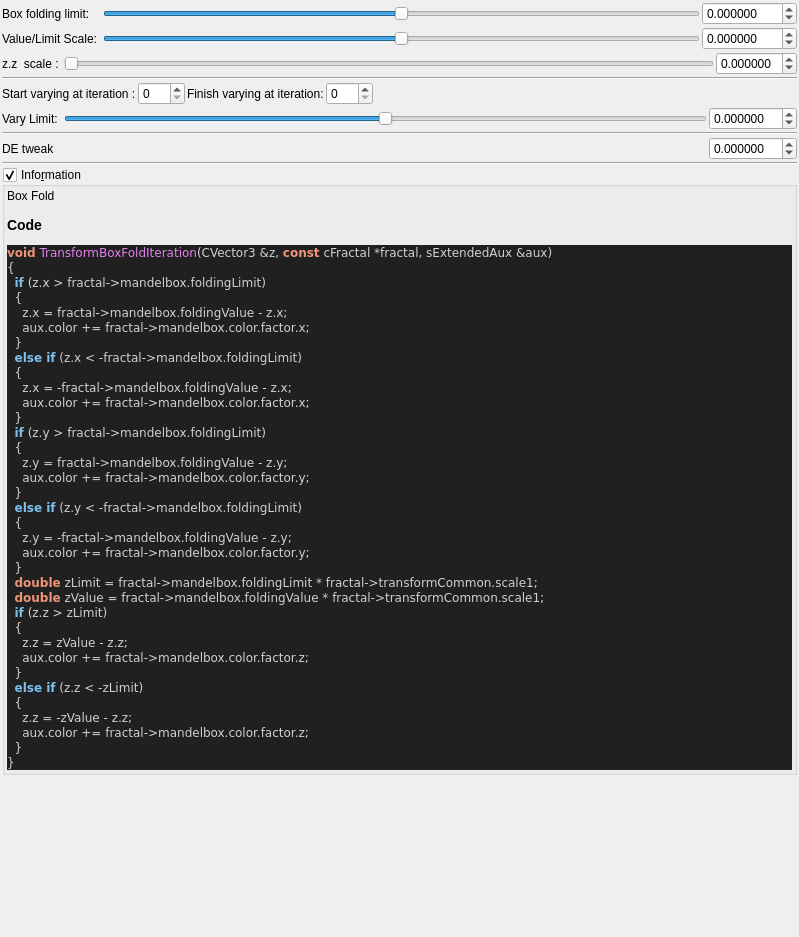
<?xml version="1.0" encoding="UTF-8"?>
<ui version="4.0">
 <class>Form</class>
 <widget class="QWidget" name="Form">
  <property name="geometry">
   <rect>
    <x>0</x>
    <y>0</y>
    <width>799</width>
    <height>937</height>
   </rect>
  </property>
  <property name="windowTitle">
   <string>Form</string>
  </property>
  <layout class="QVBoxLayout" name="verticalLayout">
   <property name="spacing">
    <number>2</number>
   </property>
   <property name="leftMargin">
    <number>2</number>
   </property>
   <property name="topMargin">
    <number>2</number>
   </property>
   <property name="rightMargin">
    <number>2</number>
   </property>
   <property name="bottomMargin">
    <number>2</number>
   </property>
   <item>
    <layout class="QGridLayout" name="gridLayout_12">
     <property name="spacing">
      <number>2</number>
     </property>
     <item row="0" column="0">
      <widget class="QLabel" name="label_47">
       <property name="text">
        <string>Box folding limit:</string>
       </property>
      </widget>
     </item>
     <item row="0" column="1">
      <widget class="QSlider" name="slider_mandelbox_folding_limit">
       <property name="sizePolicy">
        <sizepolicy hsizetype="Expanding" vsizetype="Maximum">
         <horstretch>0</horstretch>
         <verstretch>0</verstretch>
        </sizepolicy>
       </property>
       <property name="minimum">
        <number>-10000000</number>
       </property>
       <property name="maximum">
        <number>10000000</number>
       </property>
       <property name="singleStep">
        <number>1</number>
       </property>
       <property name="orientation">
        <enum>Qt::Horizontal</enum>
       </property>
      </widget>
     </item>
     <item row="2" column="0" colspan="3">
      <layout class="QGridLayout" name="gridLayout_16">
       <item row="1" column="2">
        <widget class="MyDoubleSpinBox" name="spinbox_transf_scale_1">
         <property name="sizePolicy">
          <sizepolicy hsizetype="Minimum" vsizetype="Maximum">
           <horstretch>0</horstretch>
           <verstretch>0</verstretch>
          </sizepolicy>
         </property>
         <property name="prefix">
          <string/>
         </property>
         <property name="suffix">
          <string/>
         </property>
         <property name="decimals">
          <number>6</number>
         </property>
         <property name="minimum">
          <double>-9.990000000000000</double>
         </property>
         <property name="maximum">
          <double>9.990000000000000</double>
         </property>
         <property name="singleStep">
          <double>0.100000000000000</double>
         </property>
        </widget>
       </item>
       <item row="1" column="1">
        <widget class="QSlider" name="slider_transf_scale_1">
         <property name="sizePolicy">
          <sizepolicy hsizetype="Expanding" vsizetype="Maximum">
           <horstretch>0</horstretch>
           <verstretch>0</verstretch>
          </sizepolicy>
         </property>
         <property name="minimum">
          <number>0</number>
         </property>
         <property name="maximum">
          <number>2000000</number>
         </property>
         <property name="singleStep">
          <number>1</number>
         </property>
         <property name="orientation">
          <enum>Qt::Horizontal</enum>
         </property>
        </widget>
       </item>
       <item row="1" column="0">
        <widget class="QLabel" name="label_172">
         <property name="text">
          <string>z.z  scale : </string>
         </property>
        </widget>
       </item>
      </layout>
     </item>
     <item row="0" column="2">
      <widget class="MyDoubleSpinBox" name="spinbox_mandelbox_folding_limit">
       <property name="sizePolicy">
        <sizepolicy hsizetype="Minimum" vsizetype="Maximum">
         <horstretch>0</horstretch>
         <verstretch>0</verstretch>
        </sizepolicy>
       </property>
       <property name="prefix">
        <string/>
       </property>
       <property name="suffix">
        <string/>
       </property>
       <property name="decimals">
        <number>6</number>
       </property>
       <property name="minimum">
        <double>-100.000000000000000</double>
       </property>
       <property name="maximum">
        <double>100.000000000000000</double>
       </property>
       <property name="singleStep">
        <double>0.100000000000000</double>
       </property>
      </widget>
     </item>
     <item row="1" column="0">
      <widget class="QLabel" name="label_48">
       <property name="text">
        <string>Value/Limit Scale: </string>
       </property>
      </widget>
     </item>
     <item row="1" column="2">
      <widget class="MyDoubleSpinBox" name="spinbox_transf_scale_2">
       <property name="sizePolicy">
        <sizepolicy hsizetype="Minimum" vsizetype="Maximum">
         <horstretch>0</horstretch>
         <verstretch>0</verstretch>
        </sizepolicy>
       </property>
       <property name="prefix">
        <string/>
       </property>
       <property name="suffix">
        <string/>
       </property>
       <property name="decimals">
        <number>6</number>
       </property>
       <property name="minimum">
        <double>-99.989999999999995</double>
       </property>
       <property name="maximum">
        <double>99.989999999999995</double>
       </property>
       <property name="singleStep">
        <double>0.100000000000000</double>
       </property>
      </widget>
     </item>
     <item row="1" column="1">
      <widget class="QSlider" name="slider_transf_scale_2">
       <property name="sizePolicy">
        <sizepolicy hsizetype="Expanding" vsizetype="Maximum">
         <horstretch>0</horstretch>
         <verstretch>0</verstretch>
        </sizepolicy>
       </property>
       <property name="minimum">
        <number>-5000000</number>
       </property>
       <property name="maximum">
        <number>5000000</number>
       </property>
       <property name="singleStep">
        <number>1</number>
       </property>
       <property name="orientation">
        <enum>Qt::Horizontal</enum>
       </property>
      </widget>
     </item>
    </layout>
   </item>
   <item>
    <widget class="Line" name="line_40">
     <property name="orientation">
      <enum>Qt::Horizontal</enum>
     </property>
    </widget>
   </item>
   <item>
    <layout class="QGridLayout" name="gridLayout_44">
     <property name="spacing">
      <number>2</number>
     </property>
     <item row="3" column="2">
      <widget class="MyDoubleSpinBox" name="spinbox_analyticDE_scale_1">
       <property name="sizePolicy">
        <sizepolicy hsizetype="Minimum" vsizetype="Maximum">
         <horstretch>0</horstretch>
         <verstretch>0</verstretch>
        </sizepolicy>
       </property>
       <property name="prefix">
        <string/>
       </property>
       <property name="suffix">
        <string/>
       </property>
       <property name="decimals">
        <number>6</number>
       </property>
       <property name="minimum">
        <double>-99.989999999999995</double>
       </property>
       <property name="maximum">
        <double>99.989999999999995</double>
       </property>
       <property name="singleStep">
        <double>0.100000000000000</double>
       </property>
      </widget>
     </item>
     <item row="3" column="0">
      <widget class="QLabel" name="label_173">
       <property name="text">
        <string>DE tweak</string>
       </property>
      </widget>
     </item>
     <item row="1" column="0">
      <widget class="QLabel" name="label_177">
       <property name="text">
        <string>Vary Limit: </string>
       </property>
      </widget>
     </item>
     <item row="1" column="2">
      <widget class="MyDoubleSpinBox" name="spinbox_transf_offset">
       <property name="sizePolicy">
        <sizepolicy hsizetype="Minimum" vsizetype="Maximum">
         <horstretch>0</horstretch>
         <verstretch>0</verstretch>
        </sizepolicy>
       </property>
       <property name="prefix">
        <string/>
       </property>
       <property name="suffix">
        <string/>
       </property>
       <property name="decimals">
        <number>6</number>
       </property>
       <property name="minimum">
        <double>-99.989999999999995</double>
       </property>
       <property name="maximum">
        <double>99.989999999999995</double>
       </property>
       <property name="singleStep">
        <double>0.100000000000000</double>
       </property>
      </widget>
     </item>
     <item row="0" column="0" colspan="3">
      <layout class="QGridLayout" name="gridLayout_45">
       <item row="0" column="3">
        <widget class="MySpinBox" name="spinboxInt_transf_stop_iterations">
         <property name="sizePolicy">
          <sizepolicy hsizetype="Minimum" vsizetype="Maximum">
           <horstretch>0</horstretch>
           <verstretch>0</verstretch>
          </sizepolicy>
         </property>
         <property name="maximum">
          <number>250</number>
         </property>
        </widget>
       </item>
       <item row="0" column="4">
        <spacer name="horizontalSpacer_24">
         <property name="orientation">
          <enum>Qt::Horizontal</enum>
         </property>
         <property name="sizeHint" stdset="0">
          <size>
           <width>40</width>
           <height>20</height>
          </size>
         </property>
        </spacer>
       </item>
       <item row="0" column="1">
        <widget class="MySpinBox" name="spinboxInt_transf_start_iterations_250">
         <property name="sizePolicy">
          <sizepolicy hsizetype="Minimum" vsizetype="Maximum">
           <horstretch>0</horstretch>
           <verstretch>0</verstretch>
          </sizepolicy>
         </property>
         <property name="maximum">
          <number>250</number>
         </property>
        </widget>
       </item>
       <item row="0" column="2">
        <widget class="QLabel" name="label_169">
         <property name="text">
          <string>Finish varying at iteration:</string>
         </property>
        </widget>
       </item>
       <item row="0" column="0">
        <widget class="QLabel" name="label_171">
         <property name="text">
          <string>Start varying at iteration :</string>
         </property>
        </widget>
       </item>
      </layout>
     </item>
     <item row="1" column="1">
      <widget class="QSlider" name="slider_transf_offset">
       <property name="sizePolicy">
        <sizepolicy hsizetype="Expanding" vsizetype="Maximum">
         <horstretch>0</horstretch>
         <verstretch>0</verstretch>
        </sizepolicy>
       </property>
       <property name="minimum">
        <number>-5000000</number>
       </property>
       <property name="maximum">
        <number>5000000</number>
       </property>
       <property name="singleStep">
        <number>1</number>
       </property>
       <property name="orientation">
        <enum>Qt::Horizontal</enum>
       </property>
      </widget>
     </item>
     <item row="2" column="0" colspan="3">
      <widget class="Line" name="line_2">
       <property name="orientation">
        <enum>Qt::Horizontal</enum>
       </property>
      </widget>
     </item>
    </layout>
   </item>
   <item>
    <widget class="Line" name="line">
     <property name="orientation">
      <enum>Qt::Horizontal</enum>
     </property>
    </widget>
   </item>
   <item>
    <widget class="MyGroupBox" name="groupCheck_info">
     <property name="title">
      <string>Info&amp;rmation</string>
     </property>
     <property name="flat">
      <bool>false</bool>
     </property>
     <property name="checkable">
      <bool>true</bool>
     </property>
     <layout class="QVBoxLayout" name="verticalLayout_2">
      <property name="spacing">
       <number>2</number>
      </property>
      <property name="leftMargin">
       <number>2</number>
      </property>
      <property name="topMargin">
       <number>2</number>
      </property>
      <property name="rightMargin">
       <number>2</number>
      </property>
      <property name="bottomMargin">
       <number>2</number>
      </property>
      <item>
       <widget class="QLabel" name="label_code_content">
        <property name="text">
         <string>&lt;p&gt;Box Fold&lt;/p&gt;&lt;table&gt;
&lt;/table&gt;
&lt;h3&gt;Code&lt;/h3&gt;
&lt;body style=&quot;background-color:#202020&quot;&gt;
&lt;pre style=&quot;color:#d0d0d0; background-color:#202020;  font-family:'Courier New',monospace;&quot;&gt;&lt;span style=&quot;color:#f09479; font-weight:bold&quot;&gt;void&lt;/span&gt; &lt;span style=&quot;color:#e47eed&quot;&gt;TransformBoxFoldIteration&lt;/span&gt;&lt;span style=&quot;color:#d0d0d0&quot;&gt;(&lt;/span&gt;CVector3 &lt;span style=&quot;color:#d0d0d0&quot;&gt;&amp;amp;&lt;/span&gt;z&lt;span style=&quot;color:#d0d0d0&quot;&gt;,&lt;/span&gt; &lt;span style=&quot;color:#f09479; font-weight:bold&quot;&gt;const&lt;/span&gt; cFractal &lt;span style=&quot;color:#d0d0d0&quot;&gt;*&lt;/span&gt;fractal&lt;span style=&quot;color:#d0d0d0&quot;&gt;,&lt;/span&gt; sExtendedAux &lt;span style=&quot;color:#d0d0d0&quot;&gt;&amp;amp;&lt;/span&gt;aux&lt;span style=&quot;color:#d0d0d0&quot;&gt;)&lt;/span&gt;
&lt;span style=&quot;color:#d0d0d0&quot;&gt;{&lt;/span&gt;
  &lt;span style=&quot;color:#7ec0ee; font-weight:bold&quot;&gt;if&lt;/span&gt; &lt;span style=&quot;color:#d0d0d0&quot;&gt;(&lt;/span&gt;z&lt;span style=&quot;color:#d0d0d0&quot;&gt;.&lt;/span&gt;x &lt;span style=&quot;color:#d0d0d0&quot;&gt;&amp;gt;&lt;/span&gt; fractal&lt;span style=&quot;color:#d0d0d0&quot;&gt;-&amp;gt;&lt;/span&gt;mandelbox&lt;span style=&quot;color:#d0d0d0&quot;&gt;.&lt;/span&gt;foldingLimit&lt;span style=&quot;color:#d0d0d0&quot;&gt;)&lt;/span&gt;
  &lt;span style=&quot;color:#d0d0d0&quot;&gt;{&lt;/span&gt;
    z&lt;span style=&quot;color:#d0d0d0&quot;&gt;.&lt;/span&gt;x &lt;span style=&quot;color:#d0d0d0&quot;&gt;=&lt;/span&gt; fractal&lt;span style=&quot;color:#d0d0d0&quot;&gt;-&amp;gt;&lt;/span&gt;mandelbox&lt;span style=&quot;color:#d0d0d0&quot;&gt;.&lt;/span&gt;foldingValue &lt;span style=&quot;color:#d0d0d0&quot;&gt;-&lt;/span&gt; z&lt;span style=&quot;color:#d0d0d0&quot;&gt;.&lt;/span&gt;x&lt;span style=&quot;color:#d0d0d0&quot;&gt;;&lt;/span&gt;
    aux&lt;span style=&quot;color:#d0d0d0&quot;&gt;.&lt;/span&gt;color &lt;span style=&quot;color:#d0d0d0&quot;&gt;+=&lt;/span&gt; fractal&lt;span style=&quot;color:#d0d0d0&quot;&gt;-&amp;gt;&lt;/span&gt;mandelbox&lt;span style=&quot;color:#d0d0d0&quot;&gt;.&lt;/span&gt;color&lt;span style=&quot;color:#d0d0d0&quot;&gt;.&lt;/span&gt;factor&lt;span style=&quot;color:#d0d0d0&quot;&gt;.&lt;/span&gt;x&lt;span style=&quot;color:#d0d0d0&quot;&gt;;&lt;/span&gt;
  &lt;span style=&quot;color:#d0d0d0&quot;&gt;}&lt;/span&gt;
  &lt;span style=&quot;color:#7ec0ee; font-weight:bold&quot;&gt;else if&lt;/span&gt; &lt;span style=&quot;color:#d0d0d0&quot;&gt;(&lt;/span&gt;z&lt;span style=&quot;color:#d0d0d0&quot;&gt;.&lt;/span&gt;x &lt;span style=&quot;color:#d0d0d0&quot;&gt;&amp;lt; -&lt;/span&gt;fractal&lt;span style=&quot;color:#d0d0d0&quot;&gt;-&amp;gt;&lt;/span&gt;mandelbox&lt;span style=&quot;color:#d0d0d0&quot;&gt;.&lt;/span&gt;foldingLimit&lt;span style=&quot;color:#d0d0d0&quot;&gt;)&lt;/span&gt;
  &lt;span style=&quot;color:#d0d0d0&quot;&gt;{&lt;/span&gt;
    z&lt;span style=&quot;color:#d0d0d0&quot;&gt;.&lt;/span&gt;x &lt;span style=&quot;color:#d0d0d0&quot;&gt;= -&lt;/span&gt;fractal&lt;span style=&quot;color:#d0d0d0&quot;&gt;-&amp;gt;&lt;/span&gt;mandelbox&lt;span style=&quot;color:#d0d0d0&quot;&gt;.&lt;/span&gt;foldingValue &lt;span style=&quot;color:#d0d0d0&quot;&gt;-&lt;/span&gt; z&lt;span style=&quot;color:#d0d0d0&quot;&gt;.&lt;/span&gt;x&lt;span style=&quot;color:#d0d0d0&quot;&gt;;&lt;/span&gt;
    aux&lt;span style=&quot;color:#d0d0d0&quot;&gt;.&lt;/span&gt;color &lt;span style=&quot;color:#d0d0d0&quot;&gt;+=&lt;/span&gt; fractal&lt;span style=&quot;color:#d0d0d0&quot;&gt;-&amp;gt;&lt;/span&gt;mandelbox&lt;span style=&quot;color:#d0d0d0&quot;&gt;.&lt;/span&gt;color&lt;span style=&quot;color:#d0d0d0&quot;&gt;.&lt;/span&gt;factor&lt;span style=&quot;color:#d0d0d0&quot;&gt;.&lt;/span&gt;x&lt;span style=&quot;color:#d0d0d0&quot;&gt;;&lt;/span&gt;
  &lt;span style=&quot;color:#d0d0d0&quot;&gt;}&lt;/span&gt;
  &lt;span style=&quot;color:#7ec0ee; font-weight:bold&quot;&gt;if&lt;/span&gt; &lt;span style=&quot;color:#d0d0d0&quot;&gt;(&lt;/span&gt;z&lt;span style=&quot;color:#d0d0d0&quot;&gt;.&lt;/span&gt;y &lt;span style=&quot;color:#d0d0d0&quot;&gt;&amp;gt;&lt;/span&gt; fractal&lt;span style=&quot;color:#d0d0d0&quot;&gt;-&amp;gt;&lt;/span&gt;mandelbox&lt;span style=&quot;color:#d0d0d0&quot;&gt;.&lt;/span&gt;foldingLimit&lt;span style=&quot;color:#d0d0d0&quot;&gt;)&lt;/span&gt;
  &lt;span style=&quot;color:#d0d0d0&quot;&gt;{&lt;/span&gt;
    z&lt;span style=&quot;color:#d0d0d0&quot;&gt;.&lt;/span&gt;y &lt;span style=&quot;color:#d0d0d0&quot;&gt;=&lt;/span&gt; fractal&lt;span style=&quot;color:#d0d0d0&quot;&gt;-&amp;gt;&lt;/span&gt;mandelbox&lt;span style=&quot;color:#d0d0d0&quot;&gt;.&lt;/span&gt;foldingValue &lt;span style=&quot;color:#d0d0d0&quot;&gt;-&lt;/span&gt; z&lt;span style=&quot;color:#d0d0d0&quot;&gt;.&lt;/span&gt;y&lt;span style=&quot;color:#d0d0d0&quot;&gt;;&lt;/span&gt;
    aux&lt;span style=&quot;color:#d0d0d0&quot;&gt;.&lt;/span&gt;color &lt;span style=&quot;color:#d0d0d0&quot;&gt;+=&lt;/span&gt; fractal&lt;span style=&quot;color:#d0d0d0&quot;&gt;-&amp;gt;&lt;/span&gt;mandelbox&lt;span style=&quot;color:#d0d0d0&quot;&gt;.&lt;/span&gt;color&lt;span style=&quot;color:#d0d0d0&quot;&gt;.&lt;/span&gt;factor&lt;span style=&quot;color:#d0d0d0&quot;&gt;.&lt;/span&gt;y&lt;span style=&quot;color:#d0d0d0&quot;&gt;;&lt;/span&gt;
  &lt;span style=&quot;color:#d0d0d0&quot;&gt;}&lt;/span&gt;
  &lt;span style=&quot;color:#7ec0ee; font-weight:bold&quot;&gt;else if&lt;/span&gt; &lt;span style=&quot;color:#d0d0d0&quot;&gt;(&lt;/span&gt;z&lt;span style=&quot;color:#d0d0d0&quot;&gt;.&lt;/span&gt;y &lt;span style=&quot;color:#d0d0d0&quot;&gt;&amp;lt; -&lt;/span&gt;fractal&lt;span style=&quot;color:#d0d0d0&quot;&gt;-&amp;gt;&lt;/span&gt;mandelbox&lt;span style=&quot;color:#d0d0d0&quot;&gt;.&lt;/span&gt;foldingLimit&lt;span style=&quot;color:#d0d0d0&quot;&gt;)&lt;/span&gt;
  &lt;span style=&quot;color:#d0d0d0&quot;&gt;{&lt;/span&gt;
    z&lt;span style=&quot;color:#d0d0d0&quot;&gt;.&lt;/span&gt;y &lt;span style=&quot;color:#d0d0d0&quot;&gt;= -&lt;/span&gt;fractal&lt;span style=&quot;color:#d0d0d0&quot;&gt;-&amp;gt;&lt;/span&gt;mandelbox&lt;span style=&quot;color:#d0d0d0&quot;&gt;.&lt;/span&gt;foldingValue &lt;span style=&quot;color:#d0d0d0&quot;&gt;-&lt;/span&gt; z&lt;span style=&quot;color:#d0d0d0&quot;&gt;.&lt;/span&gt;y&lt;span style=&quot;color:#d0d0d0&quot;&gt;;&lt;/span&gt;
    aux&lt;span style=&quot;color:#d0d0d0&quot;&gt;.&lt;/span&gt;color &lt;span style=&quot;color:#d0d0d0&quot;&gt;+=&lt;/span&gt; fractal&lt;span style=&quot;color:#d0d0d0&quot;&gt;-&amp;gt;&lt;/span&gt;mandelbox&lt;span style=&quot;color:#d0d0d0&quot;&gt;.&lt;/span&gt;color&lt;span style=&quot;color:#d0d0d0&quot;&gt;.&lt;/span&gt;factor&lt;span style=&quot;color:#d0d0d0&quot;&gt;.&lt;/span&gt;y&lt;span style=&quot;color:#d0d0d0&quot;&gt;;&lt;/span&gt;
  &lt;span style=&quot;color:#d0d0d0&quot;&gt;}&lt;/span&gt;
  &lt;span style=&quot;color:#f09479; font-weight:bold&quot;&gt;double&lt;/span&gt; zLimit &lt;span style=&quot;color:#d0d0d0&quot;&gt;=&lt;/span&gt; fractal&lt;span style=&quot;color:#d0d0d0&quot;&gt;-&amp;gt;&lt;/span&gt;mandelbox&lt;span style=&quot;color:#d0d0d0&quot;&gt;.&lt;/span&gt;foldingLimit &lt;span style=&quot;color:#d0d0d0&quot;&gt;*&lt;/span&gt; fractal&lt;span style=&quot;color:#d0d0d0&quot;&gt;-&amp;gt;&lt;/span&gt;transformCommon&lt;span style=&quot;color:#d0d0d0&quot;&gt;.&lt;/span&gt;scale1&lt;span style=&quot;color:#d0d0d0&quot;&gt;;&lt;/span&gt;
  &lt;span style=&quot;color:#f09479; font-weight:bold&quot;&gt;double&lt;/span&gt; zValue &lt;span style=&quot;color:#d0d0d0&quot;&gt;=&lt;/span&gt; fractal&lt;span style=&quot;color:#d0d0d0&quot;&gt;-&amp;gt;&lt;/span&gt;mandelbox&lt;span style=&quot;color:#d0d0d0&quot;&gt;.&lt;/span&gt;foldingValue &lt;span style=&quot;color:#d0d0d0&quot;&gt;*&lt;/span&gt; fractal&lt;span style=&quot;color:#d0d0d0&quot;&gt;-&amp;gt;&lt;/span&gt;transformCommon&lt;span style=&quot;color:#d0d0d0&quot;&gt;.&lt;/span&gt;scale1&lt;span style=&quot;color:#d0d0d0&quot;&gt;;&lt;/span&gt;
  &lt;span style=&quot;color:#7ec0ee; font-weight:bold&quot;&gt;if&lt;/span&gt; &lt;span style=&quot;color:#d0d0d0&quot;&gt;(&lt;/span&gt;z&lt;span style=&quot;color:#d0d0d0&quot;&gt;.&lt;/span&gt;z &lt;span style=&quot;color:#d0d0d0&quot;&gt;&amp;gt;&lt;/span&gt; zLimit&lt;span style=&quot;color:#d0d0d0&quot;&gt;)&lt;/span&gt;
  &lt;span style=&quot;color:#d0d0d0&quot;&gt;{&lt;/span&gt;
    z&lt;span style=&quot;color:#d0d0d0&quot;&gt;.&lt;/span&gt;z &lt;span style=&quot;color:#d0d0d0&quot;&gt;=&lt;/span&gt; zValue &lt;span style=&quot;color:#d0d0d0&quot;&gt;-&lt;/span&gt; z&lt;span style=&quot;color:#d0d0d0&quot;&gt;.&lt;/span&gt;z&lt;span style=&quot;color:#d0d0d0&quot;&gt;;&lt;/span&gt;
    aux&lt;span style=&quot;color:#d0d0d0&quot;&gt;.&lt;/span&gt;color &lt;span style=&quot;color:#d0d0d0&quot;&gt;+=&lt;/span&gt; fractal&lt;span style=&quot;color:#d0d0d0&quot;&gt;-&amp;gt;&lt;/span&gt;mandelbox&lt;span style=&quot;color:#d0d0d0&quot;&gt;.&lt;/span&gt;color&lt;span style=&quot;color:#d0d0d0&quot;&gt;.&lt;/span&gt;factor&lt;span style=&quot;color:#d0d0d0&quot;&gt;.&lt;/span&gt;z&lt;span style=&quot;color:#d0d0d0&quot;&gt;;&lt;/span&gt;
  &lt;span style=&quot;color:#d0d0d0&quot;&gt;}&lt;/span&gt;
  &lt;span style=&quot;color:#7ec0ee; font-weight:bold&quot;&gt;else if&lt;/span&gt; &lt;span style=&quot;color:#d0d0d0&quot;&gt;(&lt;/span&gt;z&lt;span style=&quot;color:#d0d0d0&quot;&gt;.&lt;/span&gt;z &lt;span style=&quot;color:#d0d0d0&quot;&gt;&amp;lt; -&lt;/span&gt;zLimit&lt;span style=&quot;color:#d0d0d0&quot;&gt;)&lt;/span&gt;
  &lt;span style=&quot;color:#d0d0d0&quot;&gt;{&lt;/span&gt;
    z&lt;span style=&quot;color:#d0d0d0&quot;&gt;.&lt;/span&gt;z &lt;span style=&quot;color:#d0d0d0&quot;&gt;= -&lt;/span&gt;zValue &lt;span style=&quot;color:#d0d0d0&quot;&gt;-&lt;/span&gt; z&lt;span style=&quot;color:#d0d0d0&quot;&gt;.&lt;/span&gt;z&lt;span style=&quot;color:#d0d0d0&quot;&gt;;&lt;/span&gt;
    aux&lt;span style=&quot;color:#d0d0d0&quot;&gt;.&lt;/span&gt;color &lt;span style=&quot;color:#d0d0d0&quot;&gt;+=&lt;/span&gt; fractal&lt;span style=&quot;color:#d0d0d0&quot;&gt;-&amp;gt;&lt;/span&gt;mandelbox&lt;span style=&quot;color:#d0d0d0&quot;&gt;.&lt;/span&gt;color&lt;span style=&quot;color:#d0d0d0&quot;&gt;.&lt;/span&gt;factor&lt;span style=&quot;color:#d0d0d0&quot;&gt;.&lt;/span&gt;z&lt;span style=&quot;color:#d0d0d0&quot;&gt;;&lt;/span&gt;
  &lt;span style=&quot;color:#d0d0d0&quot;&gt;}&lt;/span&gt;
&lt;span style=&quot;color:#d0d0d0&quot;&gt;}&lt;/span&gt;
&lt;/pre&gt;
&lt;/body&gt;</string>
        </property>
        <property name="wordWrap">
         <bool>true</bool>
        </property>
        <property name="openExternalLinks">
         <bool>true</bool>
        </property>
        <property name="textInteractionFlags">
         <set>Qt::LinksAccessibleByMouse|Qt::TextSelectableByMouse</set>
        </property>
       </widget>
      </item>
     </layout>
    </widget>
   </item>
   <item>
    <spacer name="verticalSpacer_2">
     <property name="orientation">
      <enum>Qt::Vertical</enum>
     </property>
     <property name="sizeHint" stdset="0">
      <size>
       <width>20</width>
       <height>40</height>
      </size>
     </property>
    </spacer>
   </item>
  </layout>
 </widget>
 <customwidgets>
  <customwidget>
   <class>MyDoubleSpinBox</class>
   <extends>QDoubleSpinBox</extends>
   <header>my_double_spin_box.h</header>
  </customwidget>
  <customwidget>
   <class>MyGroupBox</class>
   <extends>QGroupBox</extends>
   <header>my_group_box.h</header>
   <container>1</container>
  </customwidget>
  <customwidget>
   <class>MySpinBox</class>
   <extends>QSpinBox</extends>
   <header>my_spin_box.h</header>
  </customwidget>
 </customwidgets>
 <resources/>
 <connections/>
</ui>
